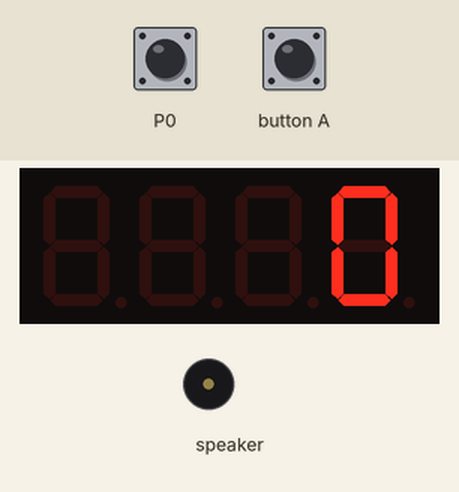
Simulated run of this program. Board: Calliope mini (MakeCode). On the bench: 4-digit seven-segment display, buzzer (waves = sounding). The inputs (shaded band) are chosen by the test bench.

Above: at 1.2 s.
1.3 s: touch pin P0 pressed for 0.15 s
At 1.55 s:
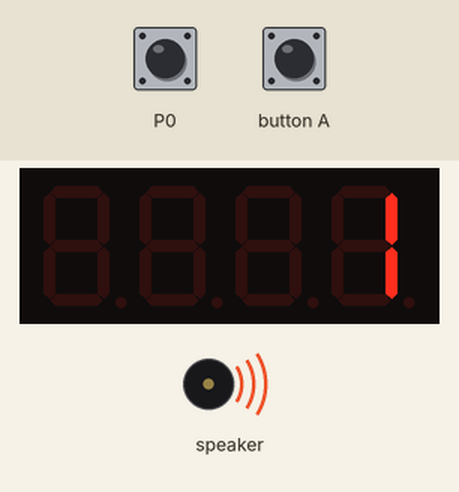
3.3 s: button A pressed for 0.15 s
At 4.5 s:
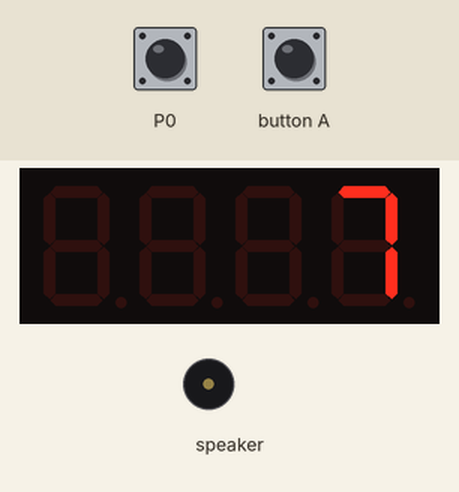
4.9 s: touch pin P0 pressed for 1 s
At 5.15 s:
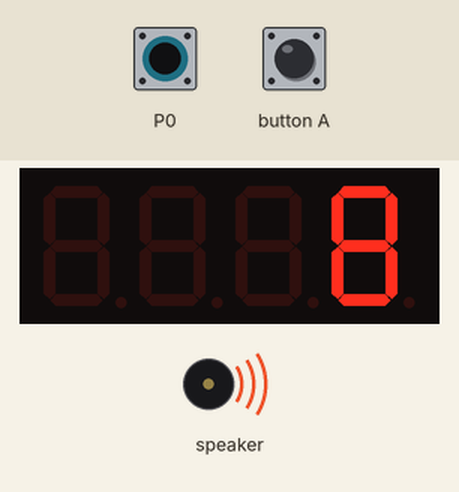
Timing chart, 0 to 7.9 s (numbered marks = the images above; inputs shaded):
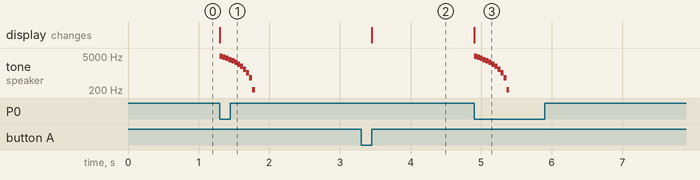

Measured:
- after the input at 1.3 s, tone on speaker: plays 4791 Hz for 0.04 s, 4375 Hz for 0.04 s, 3958 Hz for 0.04 s, 3541 Hz for 0.04 s, 3125 Hz for 0.04 s, 2708 Hz for 0.04 s … (12 notes in this stretch), starting at once; the display: changes at once (image 1)
- after the input at 3.3 s, the display: changes after 0.15 s (image 2)
- after the input at 4.9 s, tone on speaker: plays 4791 Hz for 0.04 s, 4375 Hz for 0.04 s, 3958 Hz for 0.04 s, 3541 Hz for 0.04 s, 3125 Hz for 0.04 s, 2708 Hz for 0.04 s … (12 notes in this stretch), starting at once; the display: changes at once (image 3)

The program:

main.ts
```typescript
input.onButtonEvent(Button.A, input.buttonEventClick(), function () {
    Punkte = 7
    _4digit.show(Punkte)
})
input.onPinTouchEvent(TouchPin.P0, input.buttonEventDown(), function () {
    Punkte += 1
    _4digit.show(Punkte)
    music.play(music.createSoundExpression(WaveShape.Square, 5000, 0, 255, 0, 500, SoundExpressionEffect.None, InterpolationCurve.Linear), music.PlaybackMode.InBackground)
})
let Punkte = 0
let _4digit: grove.TM1637 = null
_4digit = grove.createDisplay(DigitalPin.C16, DigitalPin.C17)
_4digit.set(7)
Punkte = 0
_4digit.show(Punkte)
```

test.ts
```typescript
// Hier kann man Tests durchführen; diese Datei wird nicht kompiliert, wenn dieses Paket als Erweiterung verwendet wird.
```
